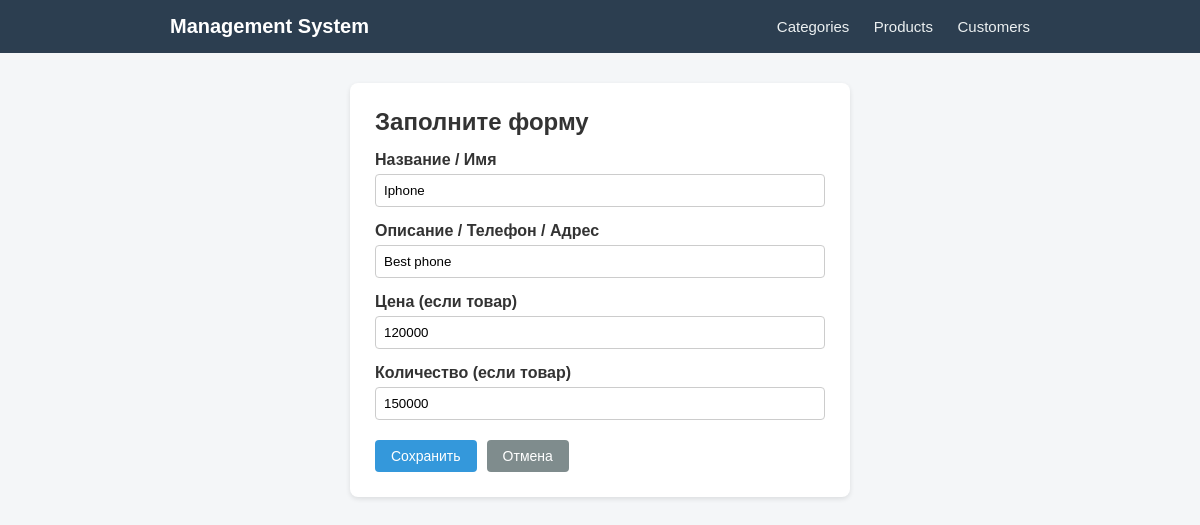
Page /products/1/update/ on the earlier database version.
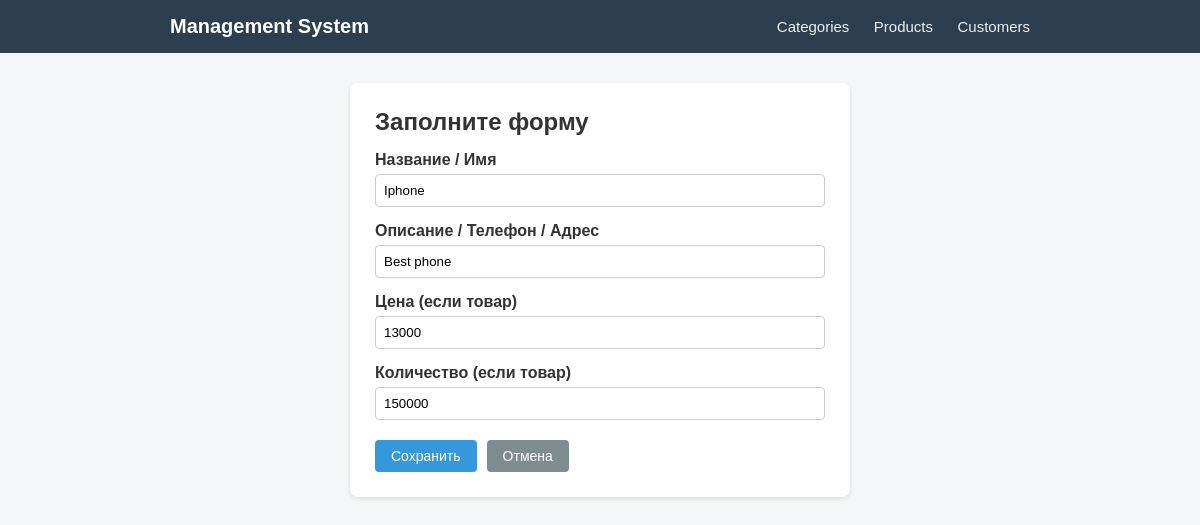
Same page on the later database version.
### myapp/models.py (models this page shows, shortened)
class Product(models.Model):
    name = models.CharField(max_length=100)
    description = models.TextField(blank=True)
    price = models.IntegerField()
    quantity = models.IntegerField(default=0)

### myapp/views.py (the view, shortened to what this page needs)
# urls.py: path('products/<int:pk>/update/', views.product_update, name='product_update'),
def product_update(request, pk):
    product = Product.objects.get(pk=pk)
    return render(request, 'form.html', {'object': product})

### myapp/templates/form.html (shortened to what this page needs)
{% extends 'base.html' %}
{% block content %}
<div class="card" style="max-width: 500px; margin: 0 auto;">
    <h2>Заполните форму</h2>
    <form method="post" style="margin-top: 15px;">
        <div class="form-group">
            <label>Название / Имя</label>
            <input type="text" name="name" value="{% if object %}{{ object.name }}{% endif %}">
        </div>
        <div class="form-group">
            <label>Описание / Телефон / Адрес</label>
            <input type="text" name="description" value="{% if object %}{{ object.description }}{{ object.phone }}{{ object.address }}{% endif %}">
        </div>
        <div class="form-group">
            <label>Цена (если товар)</label>
            <input type="text" name="price" value="{% if object %}{{ object.price }}{% endif %}">
        </div>
        <div class="form-group">
            <label>Количество (если товар)</label>
            <input type="text" name="quantity" value="{% if object %}{{ object.quantity }}{% endif %}">
        </div>
        <div style="margin-top: 20px; display: flex; gap: 10px;">
            <button type="submit" class="btn">Сохранить</button>
            <a href="javascript:history.back()" class="btn btn-secondary">Отмена</a>
        </div>
    </form>
</div>
{% endblock %}

Differences in the rows shown:
changed Product "Iphone": price "120000" → "13000"
